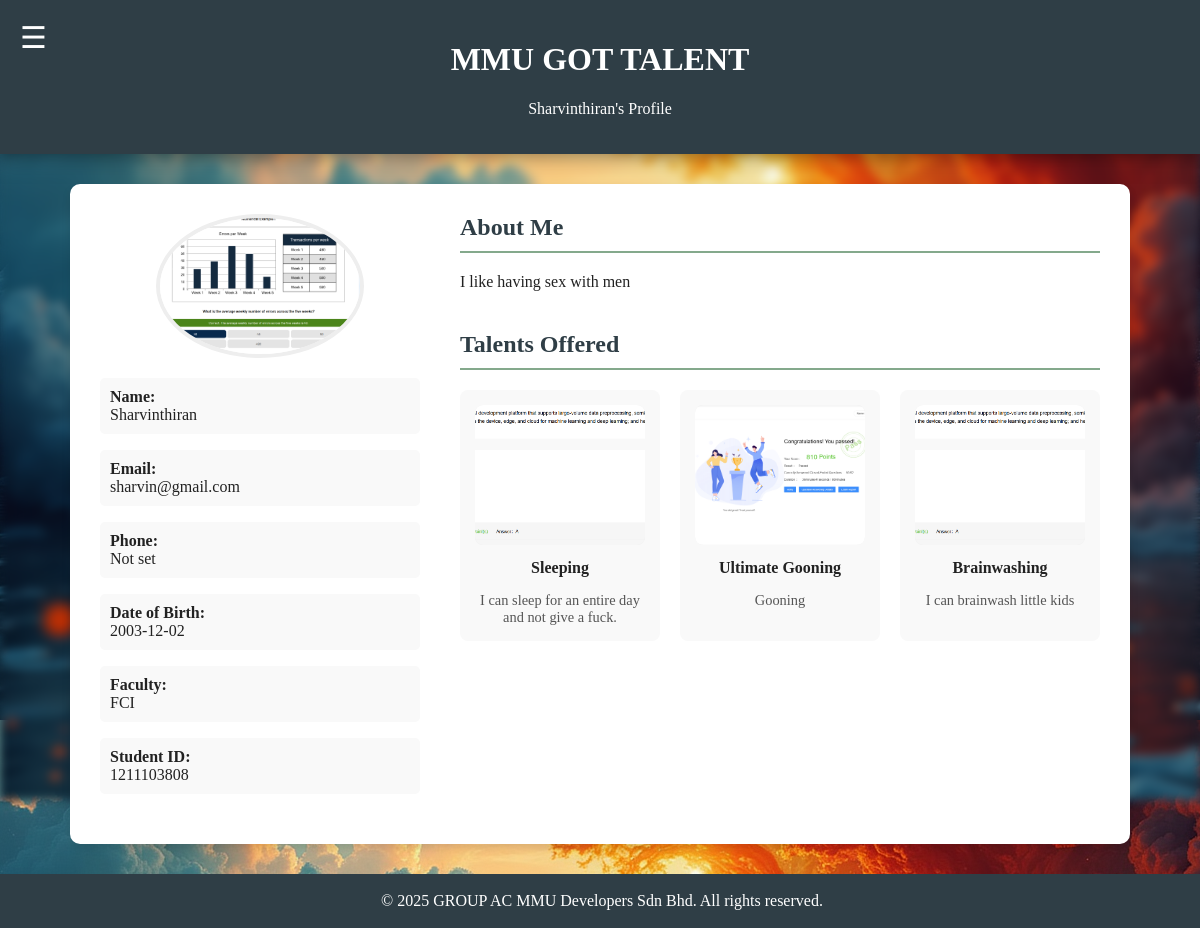
The page /userDashboard.php?id=14 on the database its author committed.
### tables this page shows
CREATE TABLE `users` (
  `user_id` int(11) NOT NULL,
  `name` varchar(100) DEFAULT NULL,
  `email` varchar(100) DEFAULT NULL,
  `password` varchar(255) DEFAULT NULL,
  `role` enum('student','admin') DEFAULT 'student',
  `created_at` timestamp NOT NULL DEFAULT current_timestamp(),
  `student_id` varchar(50) DEFAULT NULL,
  `faculty` varchar(100) DEFAULT NULL,
  `date_of_birth` date DEFAULT NULL,
  `about_me` text DEFAULT NULL,
  `profile_picture` varchar(255) DEFAULT 'default_avatar.png'
);

CREATE TABLE `services` (
  `service_id` int(11) NOT NULL,
  `user_id` int(11) NOT NULL,
  `service_title` varchar(255) NOT NULL,
  `service_description` text DEFAULT NULL,
  `service_image` varchar(255) DEFAULT NULL,
  `service_price` decimal(10,2) NOT NULL DEFAULT 0.00
);

### userDashboard.php (the view, shortened to what this page needs)
<?php
require 'connection.php';
$profile_user_id = null;
if (isset($_GET['id']) && !empty($_GET['id'])) {
    $profile_user_id = intval($_GET['id']);
}
$stmt = $conn->prepare("SELECT * FROM users WHERE user_id = ?");
if ($stmt) {
    $stmt->bind_param("i", $profile_user_id);
    $stmt->execute();
    $result = $stmt->get_result();
    $user = $result->fetch_assoc();
} else {
    error_log("Failed to prepare statement for fetching user data: " . $conn->error);
}
$stmt = $conn->prepare("SELECT * FROM services WHERE user_id = ? ORDER BY service_id");
if ($stmt) {
    $stmt->bind_param("i", $profile_user_id);
    $stmt->execute();
    $talents_result = $stmt->get_result();
} else {
    error_log("Failed to prepare statement for fetching user talents: " . $conn->error);
}
require 'header.php';
$profile_pic_src = 'images/uploads/profile_pictures/default_avatar.png';
if (!empty($user['profile_picture']) && file_exists('images/uploads/profile_pictures/' . $user['profile_picture'])) {
    $profile_pic_src = 'images/uploads/profile_pictures/' . htmlspecialchars($user['profile_picture']);
} else if (!empty($user['profile_picture']) && !file_exists('images/uploads/profile_pictures/' . $user['profile_picture'])) {
    $profile_pic_src = 'images/uploads/profile_pictures/default_avatar.png';
}
?>
<body>
    <?php require 'navbar.php'; ?>
    <div id="main-content">
        <div class="title-container">
            <h1>MMU GOT TALENT</h1>
            <p style="color: white;"><?php echo htmlspecialchars($user['name']); ?>'s Profile</p>
        </div>
        <div class="profile-view-container" style="max-width: 1000px; margin: 30px auto; background-color: #fff; padding: 30px; border-radius: 10px; box-shadow: 0 4px 8px rgba(0,0,0,0.1); display: flex; flex-wrap: wrap; gap: 40px;">
            <aside class="profile-sidebar" style="flex: 1; min-width: 250px;">
                <img src="<?php echo $profile_pic_src; ?>" alt="Profile Picture" style="width: 100%; max-width: 200px; height: auto; border-radius: 50%; object-fit: cover; border: 4px solid #eee; display: block; margin: 0 auto 20px auto;">
                <div class="profile-details" style="text-align: left;">
                    <p style="background-color: #f9f9f9; padding: 10px; border-radius: 5px; margin-bottom: 10px;"><strong>Name:</strong><br><?php echo htmlspecialchars($user['name']); ?></p>
                    <p style="background-color: #f9f9f9; padding: 10px; border-radius: 5px; margin-bottom: 10px;"><strong>Email:</strong><br><?php echo htmlspecialchars($user['email'] ?? 'Not set'); ?></p>
                    <p style="background-color: #f9f9f9; padding: 10px; border-radius: 5px; margin-bottom: 10px;"><strong>Phone:</strong><br><?php echo htmlspecialchars($user['phone_number'] ?? 'Not set'); ?></p>
                    <p style="background-color: #f9f9f9; padding: 10px; border-radius: 5px; margin-bottom: 10px;"><strong>Date of Birth:</strong><br><?php echo htmlspecialchars($user['date_of_birth'] ?? 'Not set'); ?></p>
                    <p style="background-color: #f9f9f9; padding: 10px; border-radius: 5px; margin-bottom: 10px;"><strong>Faculty:</strong><br><?php echo htmlspecialchars($user['faculty'] ?? 'Not set'); ?></p>
                    <p style="background-color: #f9f9f9; padding: 10px; border-radius: 5px; margin-bottom: 20px;"><strong>Student ID:</strong><br><?php echo htmlspecialchars($user['student_id'] ?? 'Not set'); ?></p>
                </div>
            </aside>
            <main class="profile-main-content" style="flex: 2; min-width: 300px;">
                <section id="about-me">
                    <h2 style="color: var(--color-title); border-bottom: 2px solid var(--color-surface); padding-bottom: 10px; margin-top: 0;">About Me</h2>
                    <p><?php echo !empty($user['about_me']) ? nl2br(htmlspecialchars($user['about_me'])) : 'This user has not provided a description yet.'; ?></p>
                </section>
                <section id="talents-offered" style="margin-top: 40px;">
                    <div style="display:flex; justify-content: space-between; align-items: center; border-bottom: 2px solid var(--color-surface); padding-bottom: 10px;">
                       <h2 style="color: var(--color-title); margin:0;">Talents Offered</h2>
                    </div>
                    <div class="talents-grid" style="display: grid; grid-template-columns: repeat(auto-fit, minmax(200px, 1fr)); gap: 20px; margin-top: 20px;">
                        <?php if ($talents_result->num_rows > 0): ?>
                            <?php while ($talent = $talents_result->fetch_assoc()): ?>
                                <div class="talent-card" style="display: flex; flex-direction: column; background-color:#f9f9f9; padding:15px; border-radius:8px; text-align: center;">
                                    <a href="viewTalent.php?id=<?php echo $talent['service_id']; ?>" style="display: block; text-decoration: none; color: inherit;">
                                        <img src="images/uploads/talent_images/<?php echo htmlspecialchars($talent['service_image'] ?? 'service_placeholder.png'); ?>" alt="<?php echo htmlspecialchars($talent['service_title']); ?>" style="width: 100%; height: 140px; object-fit: cover; background-color: #eee; border-radius: 8px;">
                                        <div class="talent-info" style="flex-grow: 1; padding: 10px 0;">
                                            <h4 style="margin: 0 0 5px 0;"><?php echo htmlspecialchars($talent['service_title']); ?></h4>
                                        </div>
                                    </a>
                                    <p style="margin: 0; font-size: 0.9em; color: #555; flex-grow: 1;"><?php echo htmlspecialchars($talent['service_description']); ?></p>
                                </div>
                            <?php endwhile; ?>
                        <?php else: ?>
                            <p>No talents have been added yet.</p>
                        <?php endif; ?>
                    </div>
                </section>
            </main>
        </div>
    </div>
    <?php require 'footer.php'; ?>
</body>
</html>

### css/style.css (style rules this page uses)
:root { --color-bg: #CAD2C5; --color-surface: #84A98C; --color-primary: #52796F; --color-text: #354F52; --color-title: #2F3E46; }
body { background-image: url("../css/background/background_image_2.png"); background-color: var(--color-bg); color: #222; margin: 0; padding: 0; }
body::before { content: ""; position: fixed; background-image: url("../css/background/background_image_2.png"); background-size: cover; top: 0; left: 0; height: 100vh; width: 100vw; z-index: -1; filter: blur(5px); }
.title-container { background-color: var(--color-title); font-family: "Copperplate Gothic", "Copperplate", fantasy; color: white; padding: 20px; text-align: center; box-shadow: 0 0px 20px rgba(0, 0, 0, 0.5); }

### rows shown on the page
users: name "Sharvinthiran", profile_picture (picture), email "sharvin@gmail.com", date_of_birth "2003-12-02", faculty "FCI", student "1211103808", about_me "I like having sex with men"
services: service_image (picture), service_title "Sleeping", service_description "I can sleep for an entire day and not give a fuck."
services: service_image (picture), service_title "Ultimate Gooning", service_description "Gooning"
services: service_image (picture), service_title "Brainwashing", service_description "I can brainwash little kids"

### other values the page prints
$user['phone_number'] "Not set"
